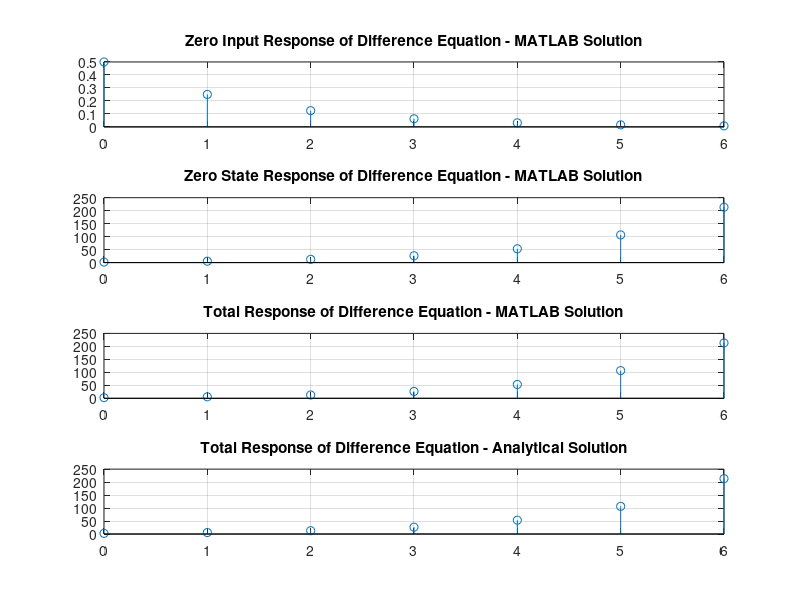

Source code (MATLAB):
% Practical 02 - Solution of Difference Equation with Initial Condition
clc;
clear all;
close all;
a = [1 -0.7 0.1];
b = [2 0 1];
n = 0:6;
x = 2.^n;
yi = [1 2];
xi = [0 0];
z_ic = filtic(b,a,yi,xi);
z_zir = filter(b,a,zeros(size(n)),z_ic);
z_zsr = filter(b,a,x);
z = filter(b,a,x,z_ic);
isequal(z,z_zir + z_zsr)
z_ana = (-((17/6)*(0.5.^n)) + 2*(0.2.^n) + ((10/3)*(2.^n)));
subplot(4,1,1)
stem(n,z_zir); grid on
title('Zero Input Response of Difference Equation - MATLAB Solution')
subplot(4,1,2)
stem(n,z_zsr); grid on
title('Zero State Response of Difference Equation - MATLAB Solution')
subplot(4,1,3)
stem(n,z); grid on
title('Total Response of Difference Equation - MATLAB Solution')
subplot(4,1,4)
stem(n,z_ana); grid on
title('Total Response of Difference Equation - Analytical Solution')
